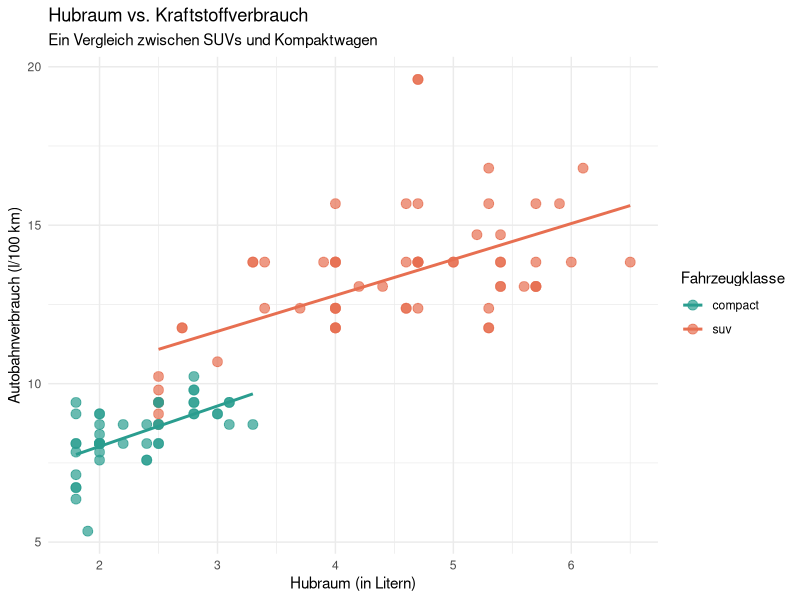

Here is the R script that generated this plot:
# Setup
library(tidyverse)

# Stunde 1: Daten laden und verstehen
autos <- mpg
glimpse(autos)

# Stunde 2: Daten filtern und berechnen
suv_vs_kleinwagen <- autos %>%
  filter(class %in% c("suv", "compact")) %>%
  mutate(verbrauch_l100km = 235.21 / hwy) %>%
  select(manufacturer, model, class, displ, verbrauch_l100km)

print(suv_vs_kleinwagen)

# Stunde 3: Die schicke Grafik (ggplot2 im Albert-Rapp-Stil)
ggplot(
  data = suv_vs_kleinwagen,
  aes(x = displ, y = verbrauch_l100km, color = class)
) +
  geom_point(size = 3, alpha = 0.7) +
  geom_smooth(method = "lm", se = FALSE) +
  scale_color_manual(values = c("compact" = "#2a9d8f", "suv" = "#e76f51")) +
  labs(
    title = "Hubraum vs. Kraftstoffverbrauch",
    subtitle = "Ein Vergleich zwischen SUVs und Kompaktwagen",
    x = "Hubraum (in Litern)",
    y = "Autobahnverbrauch (l/100 km)",
    color = "Fahrzeugklasse"
  ) +
  theme_minimal()
